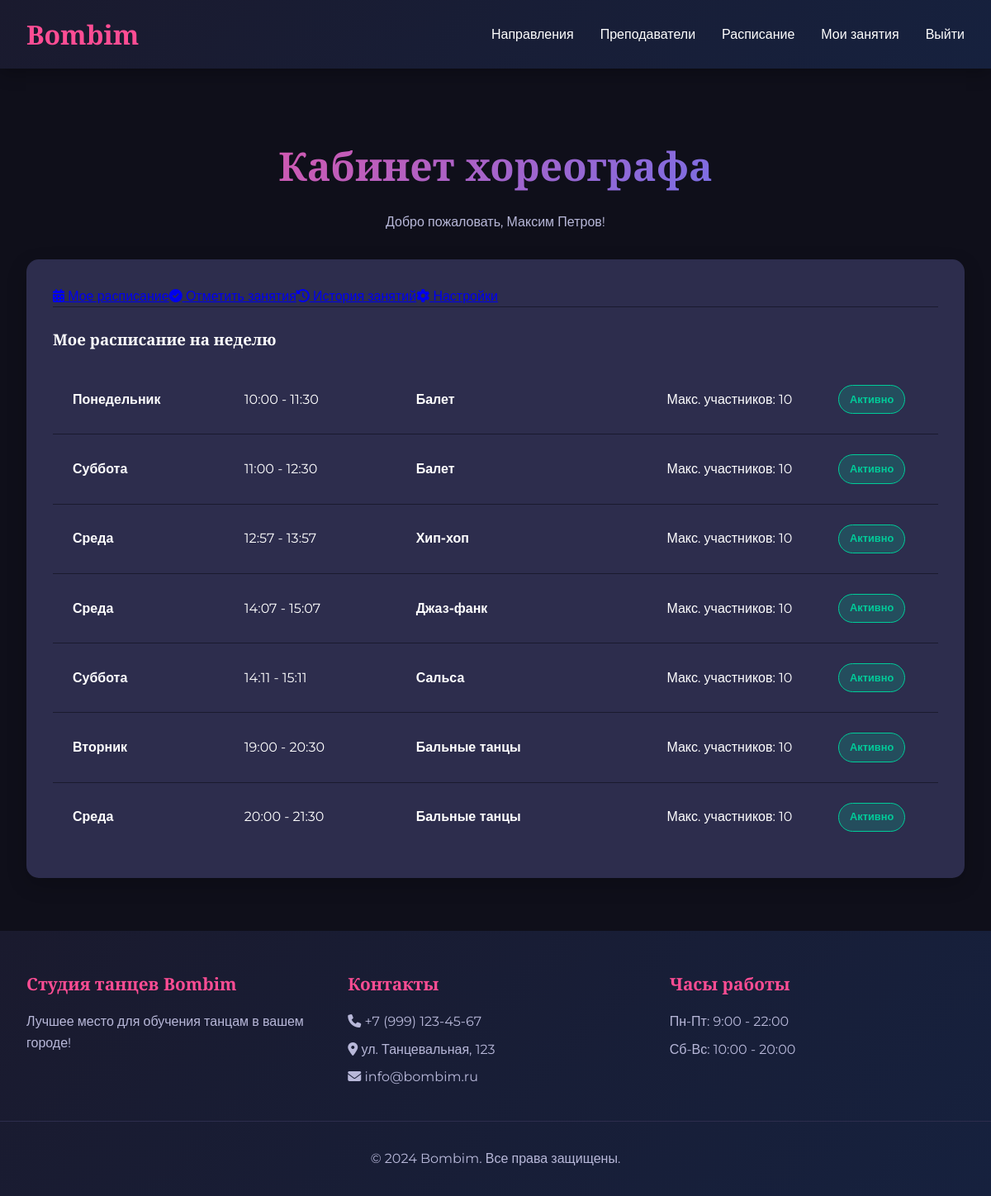
The app's page /trainer-profile/ (signed in), older data.
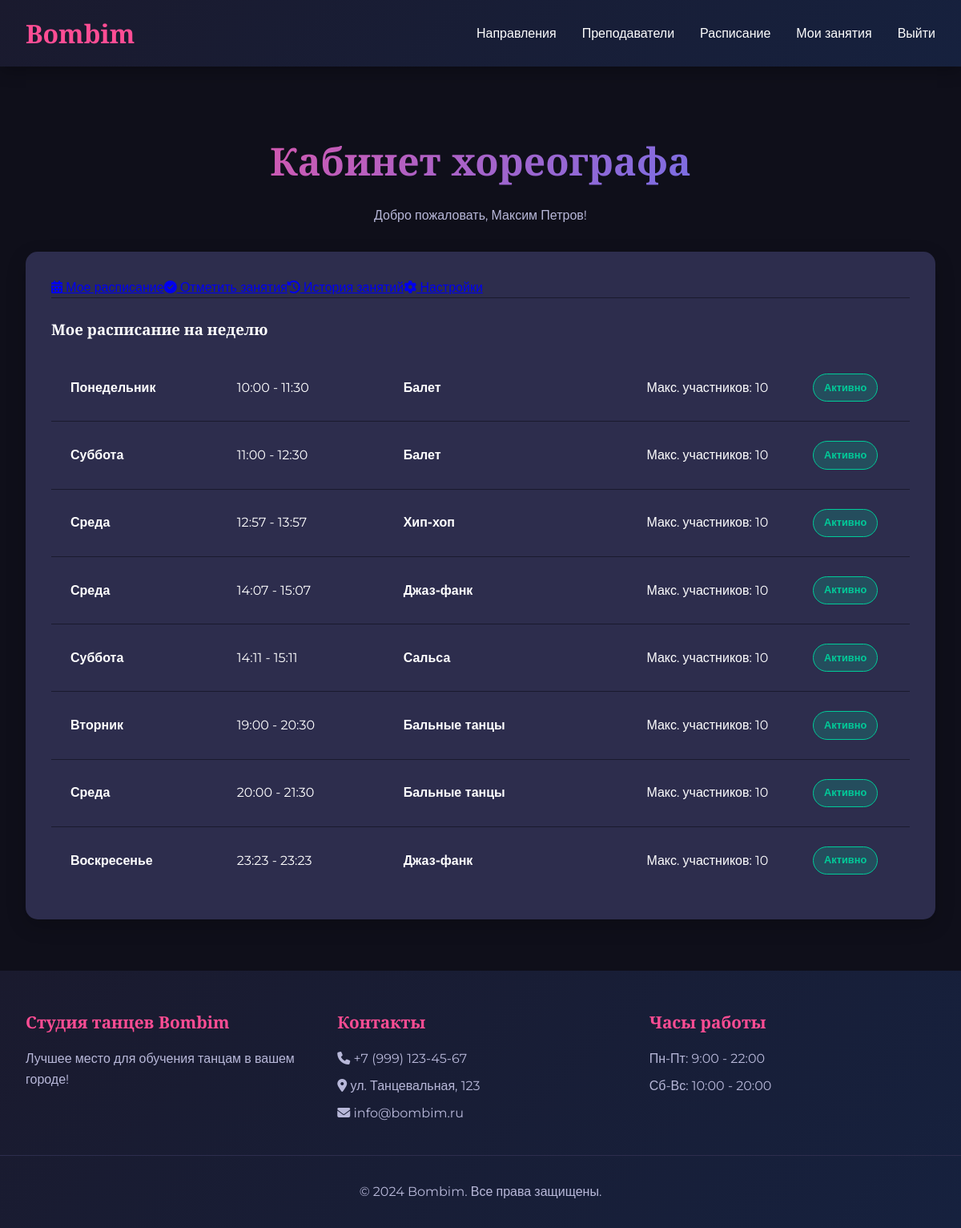
The same page, newer data.
### main/models.py (models this page shows, shortened)
class Schedule(models.Model):
    DAYS_OF_WEEK = (
        (0, 'Понедельник'),
        (1, 'Вторник'),
        (2, 'Среда'),
        (3, 'Четверг'),
        (4, 'Пятница'),
        (5, 'Суббота'),
        (6, 'Воскресенье'),
    )
    date = models.DateField(help_text="Дата проведения занятия")
    day_of_week = models.IntegerField(choices=DAYS_OF_WEEK, editable=False)  # Автоматически из даты
    start_time = models.TimeField()
    end_time = models.TimeField()
    dance_style = models.ForeignKey(DanceStyle, on_delete=models.CASCADE)
    trainer = models.ForeignKey(Trainer, on_delete=models.CASCADE)
    max_participants = models.PositiveIntegerField(default=10)
    is_active = models.BooleanField(default=True, help_text="Активное занятие")
    class Meta:
        ordering = ['date', 'start_time']
        verbose_name = 'Расписание'
        verbose_name_plural = 'Расписания'
    def get_day_of_week_display(self):
        days = {
            0: 'Понедельник',
            1: 'Вторник',
            2: 'Среда',
            3: 'Четверг',
            4: 'Пятница',
            5: 'Суббота',
            6: 'Воскресенье'
        }
        return days.get(self.day_of_week, 'Неизвестно')

class DanceStyle(models.Model):
    name = models.CharField(max_length=100)
    description = models.TextField()
    image = models.ImageField(upload_to='styles/')

### main/views.py (the view, shortened to what this page needs)
# urls.py: path('trainer-profile/', views.trainer_profile_view, name='trainer_profile'),
@login_required
def trainer_profile_view(request):
    if not request.user.is_trainer():
        return HttpResponseForbidden()
    tab = request.GET.get('tab', 'schedule')
    try:
        trainer_profile = request.user.trainer_profile
    except Trainer.DoesNotExist:
        return HttpResponseForbidden()
    today = timezone.now().date()
    trainer_schedules = Schedule.objects.filter(
        trainer=trainer_profile,
        is_active=True,
        date__gte=today  # Только будущие занятия
    ).order_by('date', 'start_time')
    past_classes = Schedule.objects.filter(
        trainer=trainer_profile,
        date__lt=today
    ).order_by('-date', 'start_time')
    week_ago = today - timedelta(days=7)
    classes_to_mark = Schedule.objects.filter(
        trainer=trainer_profile,
        date__gte=week_ago,
        date__lte=today
    ).order_by('-date', 'start_time')
    classes_with_bookings = []
    for schedule in classes_to_mark:
        bookings = Booking.objects.filter(schedule=schedule)
        status = get_class_status(bookings) if bookings.exists() else 'not_held'
        classes_with_bookings.append({
            'schedule': schedule,
            'bookings': bookings,
            'status': status
        })
    context = {
        'tab': tab,
        'trainer_profile': trainer_profile,
        'trainer_schedules': trainer_schedules,
        'classes_to_mark': classes_with_bookings,
        'all_trainer_classes': past_classes,
        'today': today,
    }
    return render(request, 'main/trainer_profile.html', context)

### main/models.py (called while the page is built)
    def is_client(self):
        return self.role == 'client'

    def is_trainer(self):
        return self.role == 'trainer'

### main/views.py (called while the page is built)
def get_class_status(bookings):
    if not bookings.exists():
        return 'not_held'
    statuses = set(booking.status for booking in bookings)
    if 'attended' in statuses:
        return 'attended'
    elif 'cancelled' in statuses:
        return 'cancelled'
    elif 'missed' in statuses:
        return 'missed'
    else:
        return 'scheduled'

### templates/main/trainer_profile.html (shortened to what this page needs)
{% extends 'main/base.html' %}
{% block content %}
<section class="mt-5">
    <h1 class="text-center">Кабинет хореографа</h1>
    <p class="text-center" style="color: var(--text-secondary); margin-bottom: 2rem;">
        Добро пожаловать, {{ user.first_name }} {{ user.last_name }}!
    </p>
    <div class="card">
        <div style="display: flex; border-bottom: 1px solid var(--bg-secondary); flex-wrap: wrap;">
            <a href="?tab=schedule" class="tab-link {% if tab == 'schedule' %}active{% endif %}">
                <i class="fas fa-calendar-alt"></i> Мое расписание
            </a>
            <a href="?tab=mark" class="tab-link {% if tab == 'mark' %}active{% endif %}">
                <i class="fas fa-check-circle"></i> Отметить занятия
            </a>
            <a href="?tab=history" class="tab-link {% if tab == 'history' %}active{% endif %}">
                <i class="fas fa-history"></i> История занятий
            </a>
            <a href="?tab=settings" class="tab-link {% if tab == 'settings' %}active{% endif %}">
                <i class="fas fa-cog"></i> Настройки
            </a>
        </div>
        <div class="tab-content">
            {% if tab == 'schedule' %}
            <div class="mt-3">
                <h3>Мое расписание на неделю</h3>
                {% if trainer_schedules %}
                <div class="schedule-table">
                    {% for schedule in trainer_schedules %}
                    <div class="schedule-item">
                        <div class="schedule-day">
                            <strong>{{ schedule.get_day_of_week_display }}</strong>
                        </div>
                        <div class="schedule-time">
                            {{ schedule.start_time }} - {{ schedule.end_time }}
                        </div>
                        <div class="schedule-style">
                            <strong>{{ schedule.dance_style.name }}</strong>
                        </div>
                        <div class="schedule-info">
                            Макс. участников: {{ schedule.max_participants }}
                        </div>
                        <div class="schedule-status">
                            <span class="status-badge {% if schedule.is_active %}active{% else %}inactive{% endif %}">
                                {{ schedule.is_active|yesno:"Активно,Неактивно" }}
                            </span>
                        </div>
                    </div>
                    {% endfor %}
                </div>
                {% endif %}
            </div>
            {% endif %}
        </div>
    </div>
</section>
{% endblock %}

Row changes from the older to the newer data that the page shows:
added Schedule: day_of_week "Воскресенье", start_time "23:23", end_time "23:23", dance_style.name "Джаз-фанк", max_participants "10", is_active "Активно"
